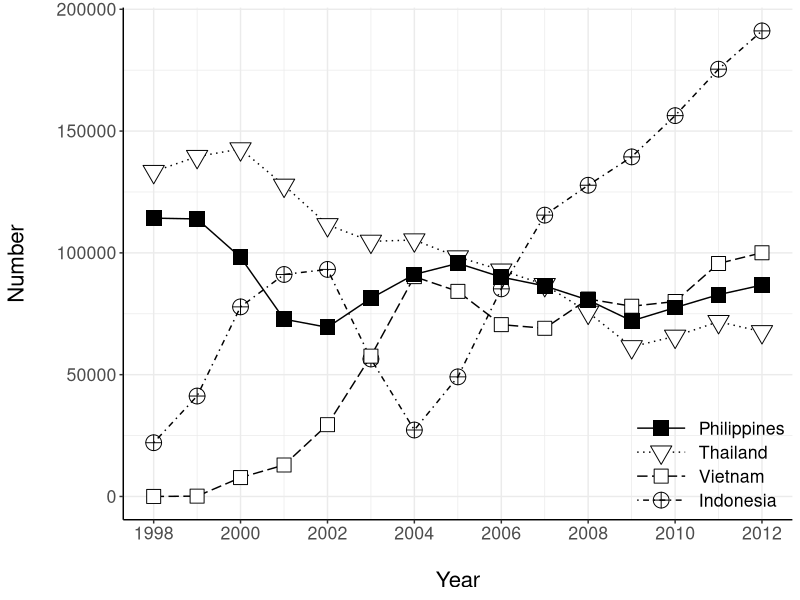
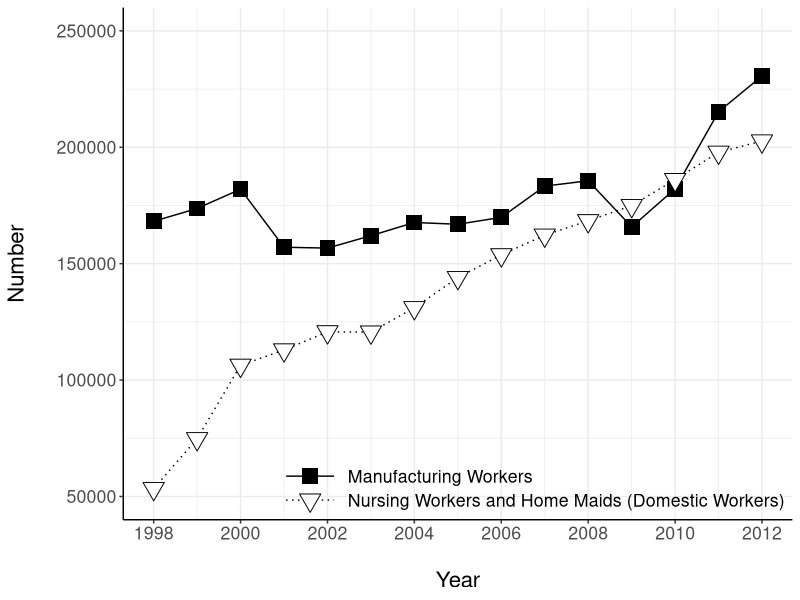
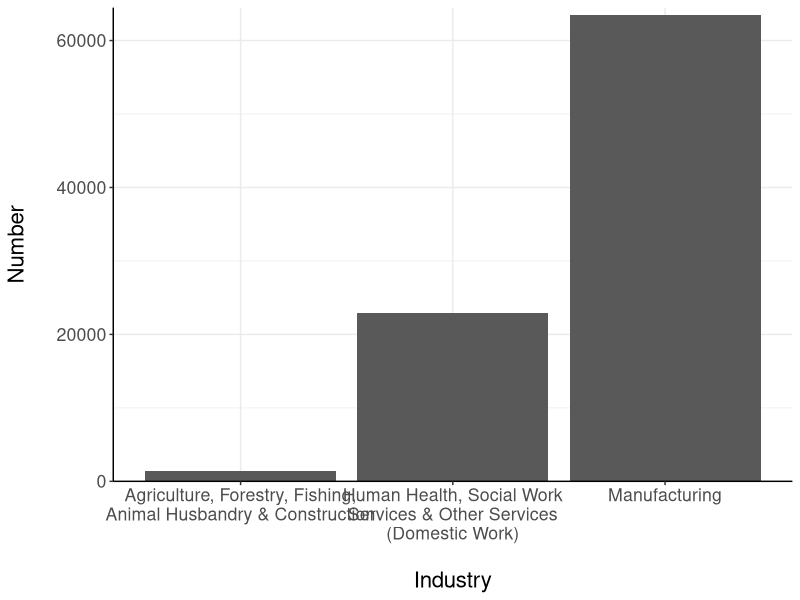
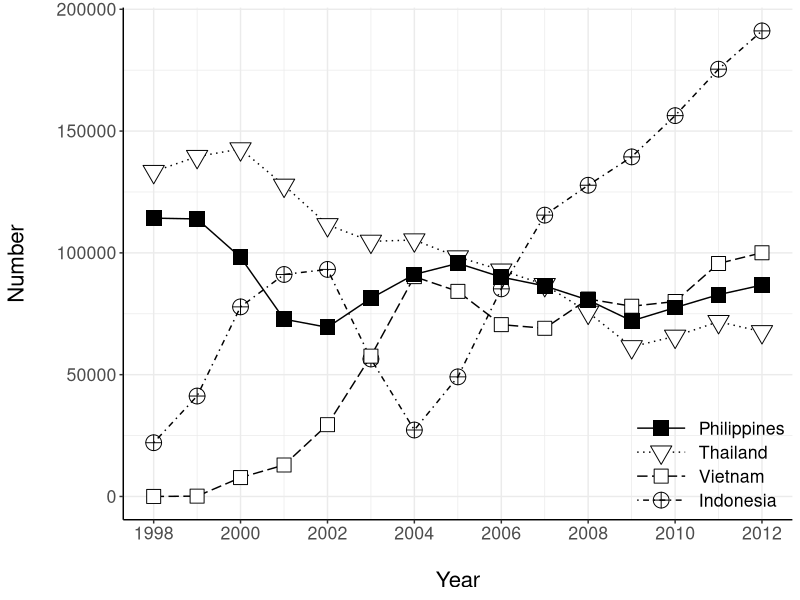
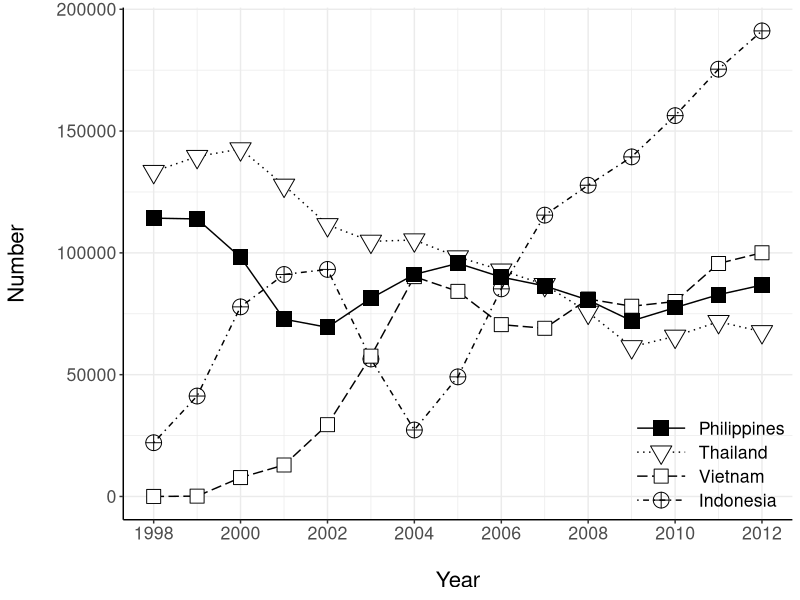
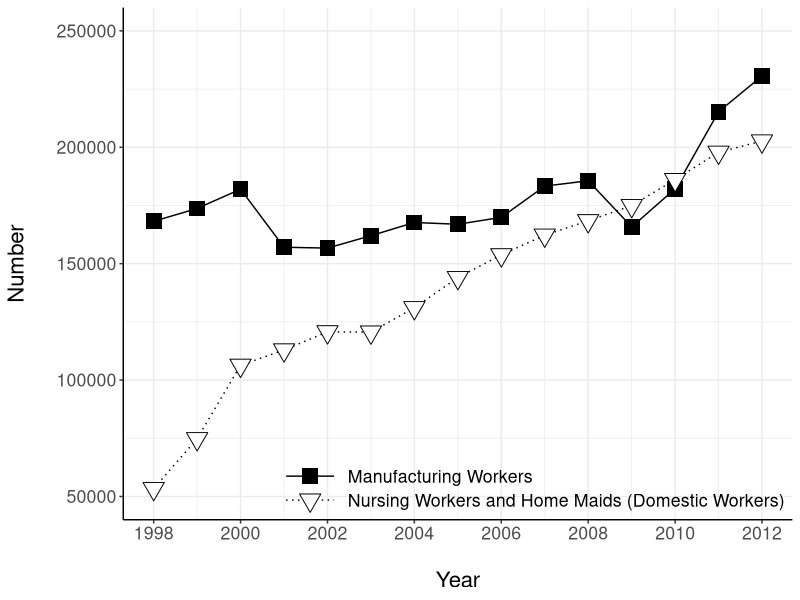
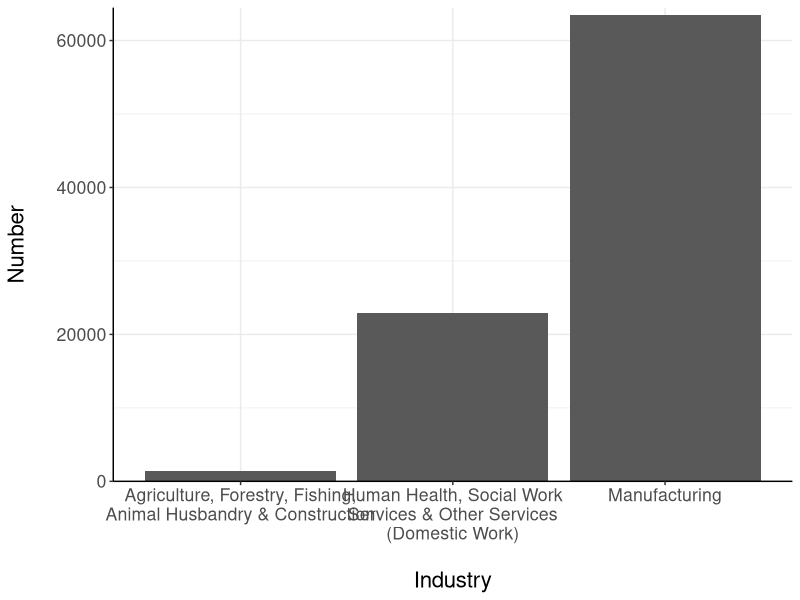

Write R code to recreate these figures, in order.
library(tidyverse)
library(lubridate)

# Figure 1
f1 <- read_csv("fig1.csv")
f1.plot <- f1 %>%
  pivot_longer(-Year, names_to = "Country", values_to = "Value") %>%
  mutate(Year = make_date(Year)) %>%
  mutate(Country = factor(Country, levels = c("Philippines", "Thailand", "Vietnam", "Indonesia"))) %>%
  arrange(desc(Country)) %>%
  ggplot(aes(x = Year, y = Value, group = Country)) +
  geom_line(aes(linetype = Country)) +
  geom_point(aes(shape = Country),
    fill = "white",
    size = 5
  ) +
  labs(x = "\nYear", y = "Number\n") +
  scale_shape_manual(values = c(15, 25, 22, 10), name = "") +
  scale_linetype_manual(
    values = c("solid", "dotted", "longdash", "dotdash"),
    name = ""
  ) +
  scale_x_date(breaks = seq(as_date("1998-01-01"), as_date("2012-01-01"),
    by = "2 years"
  ), date_labels = "%Y") +
  theme_bw() +
  theme(
    panel.border = element_blank(),
    axis.line = element_line(color = "black"),
    legend.key = element_blank(),
    legend.background = element_blank(),
    legend.justification = c(1, 0),
    legend.position = c(1, 0),
    legend.key.width = unit(3, "line"),
    text = element_text(size = 16)
  )
f1.plot
ggsave("fig1.emf", f1.plot, height = 7, width = 9)
ggsave("fig1.png", f1.plot, height = 7, width = 9)

# Figure 2
f2 <- read_csv("fig2.csv")
f2.plot <- f2 %>%
  setNames(c(
    "Year", "Manufacturing Workers",
    "Nursing Workers and Home Maids (Domestic Workers)"
  )) %>%
  pivot_longer(-Year, names_to = "Type", values_to = "Value") %>%
  mutate(Year = make_date(Year)) %>%
  ggplot(aes(x = Year, y = Value, group = Type)) +
  geom_line(aes(linetype = Type)) +
  geom_point(aes(shape = Type),
    fill = "white",
    size = 5
  ) +
  labs(x = "\nYear", y = "Number\n") +
  scale_shape_manual(values = c(15, 25), name = "") +
  scale_linetype_manual(values = c("solid", "dotted"), name = "") +
  scale_x_date(breaks = seq(as_date("1998-01-01"), as_date("2012-01-01"),
    by = "2 years"
  ), date_labels = "%Y") +
  scale_y_continuous(limits = c(50000, 250000)) +
  theme_bw() +
  theme(
    panel.border = element_blank(),
    axis.line = element_line(color = "black"),
    legend.key = element_blank(),
    legend.background = element_blank(),
    legend.justification = c(1, 0),
    legend.position = c(1, 0),
    legend.key.width = unit(3, "line"),
    text = element_text(size = 16)
  )
f2.plot
ggsave("fig2.emf", f2.plot, height = 7, width = 9)

# Figure 3
f3 <- read_csv("fig3.csv")
f3.plot <- f3 %>%
  mutate(Industry = c(
    "Manufacturing",
    "Agriculture, Forestry, Fishing,\nAnimal Husbandry & Construction",
    "Human Health, Social Work\nServices & Other Services\n(Domestic Work)"
  )) %>%
  ggplot(aes(x = Industry, y = Number)) +
  geom_bar(stat = "identity", position = "dodge") +
  labs(x = "\nIndustry", y = "Number\n") +
  scale_y_continuous(limits = c(0, max(f3$Number) + 1000), expand = c(0, 0)) +
  theme_bw() +
  theme(
    panel.border = element_blank(),
    axis.line = element_line(color = "black"),
    text = element_text(size = 16)
  )
f3.plot
ggsave("fig3.emf", f3.plot, height = 7, width = 9)